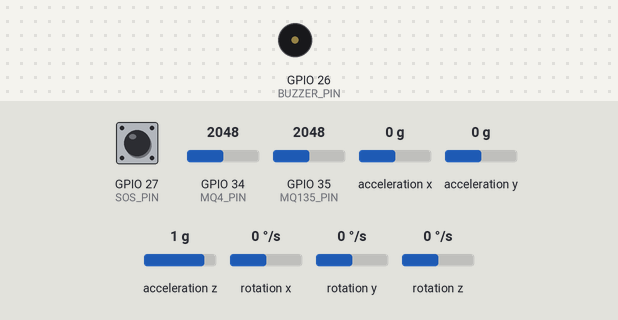
A sketch run on a simulated ESP32. On the bench: buzzer (waves = sounding, pin HIGH). Inputs (shaded band) come from the test bench; at power-on: GPIO 34 (MQ4_PIN) = 2048, GPIO 35 (MQ135_PIN) = 2048, GPIO 27 (SOS_PIN) HIGH, acceleration x 0 g, acceleration y 0 g, acceleration z 1 g, rotation x 0 °/s, rotation y 0 °/s, rotation z 0 °/s (analog values on the 0–4095 scale). WiFi joins after 1.5 s; servers stay silent unless stated; uploads are accepted with an empty reply; what the sketch prints to the serial monitor is not drawn.

Above: at 6.0 s.
6.1 s: GPIO 34 (MQ4_PIN) set to 2011
At 7.98 s:
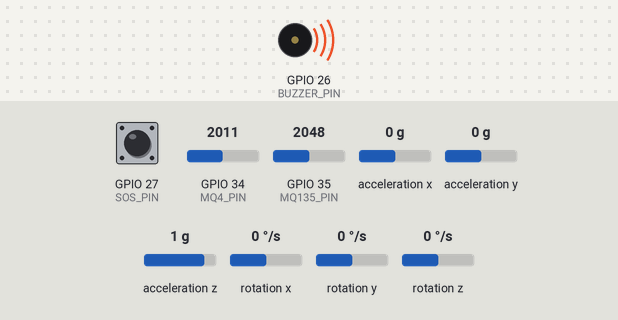
12.3 s: GPIO 35 (MQ135_PIN) set to 2801
15.3 s: GPIO 35 (MQ135_PIN) set to 2901
21.3 s: GPIO 27 (SOS_PIN) pulled LOW for 3.2 s
26.0 s: GPIO 34 (MQ4_PIN) set to 1228
30.5 s: GPIO 35 (MQ135_PIN) set to 2112
33.5 s: GPIO 35 (MQ135_PIN) set to 2014
At 34.4 s:
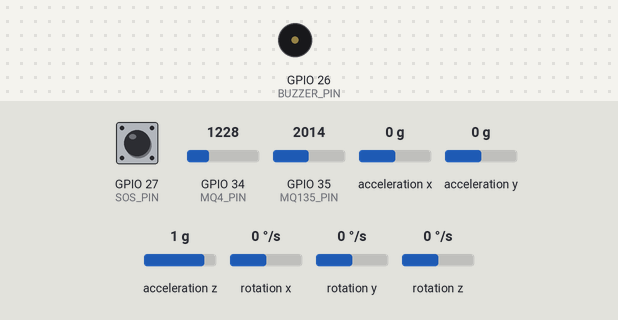
Timing chart, 0 to 36.5 s (numbered marks = the images above; inputs shaded):
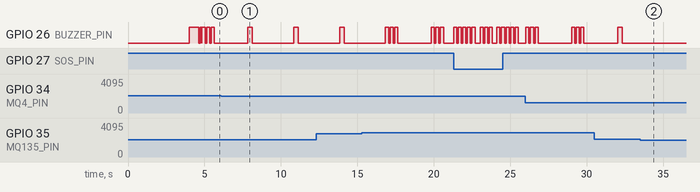

Measured:
- the behaviour switches between 2048 and 2047 on GPIO 34 (MQ4_PIN) (found by bisection; images 0 and 1)
- the behaviour switches between 2048 and 2047 on GPIO 35 (MQ135_PIN) (found by bisection; images 1 and 2)
- after the input at 33.5 s, GPIO 26 (BUZZER_PIN): stops changing and stays LOW
- by itself, GPIO 26 (BUZZER_PIN): alternates HIGH for 0.30 s and LOW for 2.7 s

The sketch:

ESP32_SewerGuard.ino
```cpp
/*=========================================================
  SMART SEWER WORKER SAFETY HELMET
  ESP32 Arduino Code

  Connects to SewerGuard Web App via WiFi
  Sends sensor data every 3 seconds
=========================================================*/

#include <WiFi.h>
#include <HTTPClient.h>
#include <Wire.h>
#include <MPU6050.h>
#include <ArduinoJson.h>

// ─────────────────────────────────────────────
// WIFI CREDENTIALS — Change to your WiFi
// ─────────────────────────────────────────────
const char* WIFI_SSID     = "santhosh";
const char* WIFI_PASSWORD = "santhosh kvg";

// ─────────────────────────────────────────────
// SEWERGUARD SERVER URL
// Updated to use Render backend (production)
// ─────────────────────────────────────────────
const char* SERVER_URL = "https://sewerguard-backend.onrender.com/api/sensors/ingest";

// ─────────────────────────────────────────────
// DEVICE ID — Must match device in SewerGuard app
// ─────────────────────────────────────────────
const char* DEVICE_ID = "AA:BB:CC:DD:EE:01";

// ─────────────────────────────────────────────
// PIN DEFINITIONS
// ─────────────────────────────────────────────
#define MQ4_PIN    34    // Methane Gas Sensor AO
#define MQ135_PIN  35    // Toxic Gas Sensor AO
#define SOS_PIN    27    // SOS Push Button
#define BUZZER_PIN 26    // Active Buzzer

// ─────────────────────────────────────────────
// GAS THRESHOLDS (match app settings)
// ─────────────────────────────────────────────
#define METHANE_WARNING   300
#define METHANE_CRITICAL  500
#define TOXIC_WARNING     250
#define TOXIC_CRITICAL    350

// ─────────────────────────────────────────────
// MPU6050
// ─────────────────────────────────────────────
MPU6050 mpu;
#define FALL_THRESHOLD 2.5   // g-force threshold for fall detection

// ─────────────────────────────────────────────
// GLOBAL VARIABLES
// ─────────────────────────────────────────────
bool sosActivated   = false;
bool fallDetected   = false;
unsigned long lastSend = 0;
const int SEND_INTERVAL = 3000; // Send every 3 seconds

// ─────────────────────────────────────────────
// SETUP
// ─────────────────────────────────────────────
void setup() {
  Serial.begin(115200);
  delay(2000);  // Wait 2 seconds for Serial to stabilize

  Serial.println("\n\n");
  Serial.println("=========================================");
  Serial.println("  SewerGuard Smart Safety Helmet");
  Serial.println("=========================================");
  Serial.println("[SETUP] Starting initialization...");
  delay(500);

  // Pin Modes
  pinMode(SOS_PIN,    INPUT_PULLUP);
  pinMode(BUZZER_PIN, OUTPUT);
  digitalWrite(BUZZER_PIN, LOW);
  Serial.println("[SETUP] Pins configured");

  // ADC setup for gas sensors
  analogReadResolution(12);   // 12-bit ADC (0-4095)
  analogSetAttenuation(ADC_11db); // 0-3.3V range
  Serial.println("[SETUP] ADC configured");

  // MPU6050 Init
  Wire.begin(21, 22);  // SDA=21, SCL=22
  mpu.initialize();
  if (mpu.testConnection()) {
    Serial.println("[MPU6050] Connected OK");
  } else {
    Serial.println("[MPU6050] Connection FAILED");
  }

  // Connect WiFi
  connectWiFi();

  Serial.println("\n[System] Helmet Ready!");
  beep(2, 100); // 2 short beeps = ready
}

// ─────────────────────────────────────────────
// MAIN LOOP
// ─────────────────────────────────────────────
void loop() {
  // Read SOS Button (LOW = pressed because INPUT_PULLUP)
  if (digitalRead(SOS_PIN) == LOW) {
    sosActivated = true;
    Serial.println("\n🚨 SOS BUTTON PRESSED!");
    beep(5, 200); // 5 beeps = SOS
    delay(300);   // debounce
  }

  // Read sensors every SEND_INTERVAL
  if (millis() - lastSend >= SEND_INTERVAL) {
    lastSend = millis();

    // Read Gas Sensors
    int methaneRaw = analogRead(MQ4_PIN);
    int toxicRaw   = analogRead(MQ135_PIN);

    // Convert to ppm (calibrated approximation)
    float methanePPM = map(methaneRaw, 0, 4095, 0, 1000);
    float toxicPPM   = map(toxicRaw,   0, 4095, 0, 500);

    // Read MPU6050 — Fall Detection
    int16_t ax, ay, az, gx, gy, gz;
    mpu.getMotion6(&ax, &ay, &az, &gx, &gy, &gz);

    // Calculate acceleration magnitude in g
    float accelX = ax / 16384.0;
    float accelY = ay / 16384.0;
    float accelZ = az / 16384.0;
    float accelMag = sqrt(accelX*accelX + accelY*accelY + accelZ*accelZ);

    // Fall = sudden high acceleration
    if (accelMag > FALL_THRESHOLD) {
      fallDetected = true;
      Serial.println("⚠️ FALL DETECTED!");
    } else {
      fallDetected = false;
    }

    // Print to Serial Monitor
    Serial.println("\n─────────────────────────────");
    Serial.printf("[Methane]  %6.1f ppm  %s\n", methanePPM,
      methanePPM >= METHANE_CRITICAL ? "🔴 CRITICAL" :
      methanePPM >= METHANE_WARNING  ? "🟡 WARNING"  : "🟢 SAFE");
    Serial.printf("[Toxic]    %6.1f ppm  %s\n", toxicPPM,
      toxicPPM >= TOXIC_CRITICAL ? "🔴 CRITICAL" :
      toxicPPM >= TOXIC_WARNING  ? "🟡 WARNING"  : "🟢 SAFE");
    Serial.printf("[Fall]     %s (accel: %.2fg)\n",
      fallDetected ? "⚠️ DETECTED" : "✅ Normal", accelMag);
    Serial.printf("[SOS]      %s\n", sosActivated ? "🚨 ACTIVE" : "— Clear");
    Serial.println("─────────────────────────────");

    // Buzzer alert for dangerous conditions
    if (sosActivated || fallDetected ||
        methanePPM >= METHANE_CRITICAL || toxicPPM >= TOXIC_CRITICAL) {
      // Continuous rapid beep for emergency
      for(int i = 0; i < 3; i++) {
        digitalWrite(BUZZER_PIN, HIGH);
        delay(200);
        digitalWrite(BUZZER_PIN, LOW);
        delay(100);
      }
    } else if (methanePPM >= METHANE_WARNING || toxicPPM >= TOXIC_WARNING) {
      // Single beep for warning
      beep(1, 300);
    } else {
      digitalWrite(BUZZER_PIN, LOW);
    }

    // Send to SewerGuard Server
    if (WiFi.status() == WL_CONNECTED) {
      sendToServer(methanePPM, toxicPPM, fallDetected, sosActivated);
    } else {
      Serial.println("[WiFi] Disconnected! Reconnecting...");
      connectWiFi();
    }

    // Reset SOS after sending
    if (sosActivated) {
      sosActivated = false;
    }
  }
}

// ─────────────────────────────────────────────
// SEND DATA TO SEWERGUARD SERVER
// ─────────────────────────────────────────────
void sendToServer(float methane, float toxic, bool fall, bool sos) {
  HTTPClient http;
  http.begin(SERVER_URL);
  http.addHeader("Content-Type", "application/json");
  http.setTimeout(5000);

  // Build JSON
  StaticJsonDocument<256> doc;
  doc["deviceId"]     = DEVICE_ID;
  doc["methane"]      = (int)methane;
  doc["toxic"]        = (int)toxic;
  doc["fallDetected"] = fall;
  doc["sosActivated"] = sos;
  doc["battery"]      = getBatteryPercent();

  String jsonBody;
  serializeJson(doc, jsonBody);

  Serial.printf("[HTTP] Sending to server...\n");
  int httpCode = http.POST(jsonBody);

  if (httpCode == 200) {
    Serial.println("[HTTP] ✅ Data sent successfully!");
    if (sos || fall) {
      Serial.println("[HTTP] 🚨 ALERT sent to Admin & Supervisor!");
    }
  } else {
    Serial.printf("[HTTP] ❌ Failed! Code: %d\n", httpCode);
  }

  http.end();
}

// ─────────────────────────────────────────────
// WIFI CONNECTION
// ─────────────────────────────────────────────
void connectWiFi() {
  Serial.printf("\n[WiFi] Connecting to %s", WIFI_SSID);
  WiFi.begin(WIFI_SSID, WIFI_PASSWORD);

  int attempts = 0;
  while (WiFi.status() != WL_CONNECTED && attempts < 20) {
    delay(500);
    Serial.print(".");
    attempts++;
  }

  if (WiFi.status() == WL_CONNECTED) {
    Serial.println("\n[WiFi] ✅ Connected!");
    Serial.printf("[WiFi] IP: %s\n", WiFi.localIP().toString().c_str());
    beep(1, 500); // 1 long beep = WiFi connected
  } else {
    Serial.println("\n[WiFi] ❌ Connection Failed!");
    beep(3, 500); // 3 long beeps = WiFi failed
  }
}

// ─────────────────────────────────────────────
// BUZZER HELPER
// ─────────────────────────────────────────────
void beep(int times, int duration) {
  for (int i = 0; i < times; i++) {
    digitalWrite(BUZZER_PIN, HIGH);
    delay(duration);
    digitalWrite(BUZZER_PIN, LOW);
    if (i < times - 1) delay(100);
  }
}

// ─────────────────────────────────────────────
// BATTERY LEVEL (approximate from 9V)
// Without charging module, just return fixed value
// ─────────────────────────────────────────────
int getBatteryPercent() {
  // Since 9V battery with 7805 — no analog measurement
  // Return 100 (or add voltage divider to ADC pin for real reading)
  return 100;
}
```
